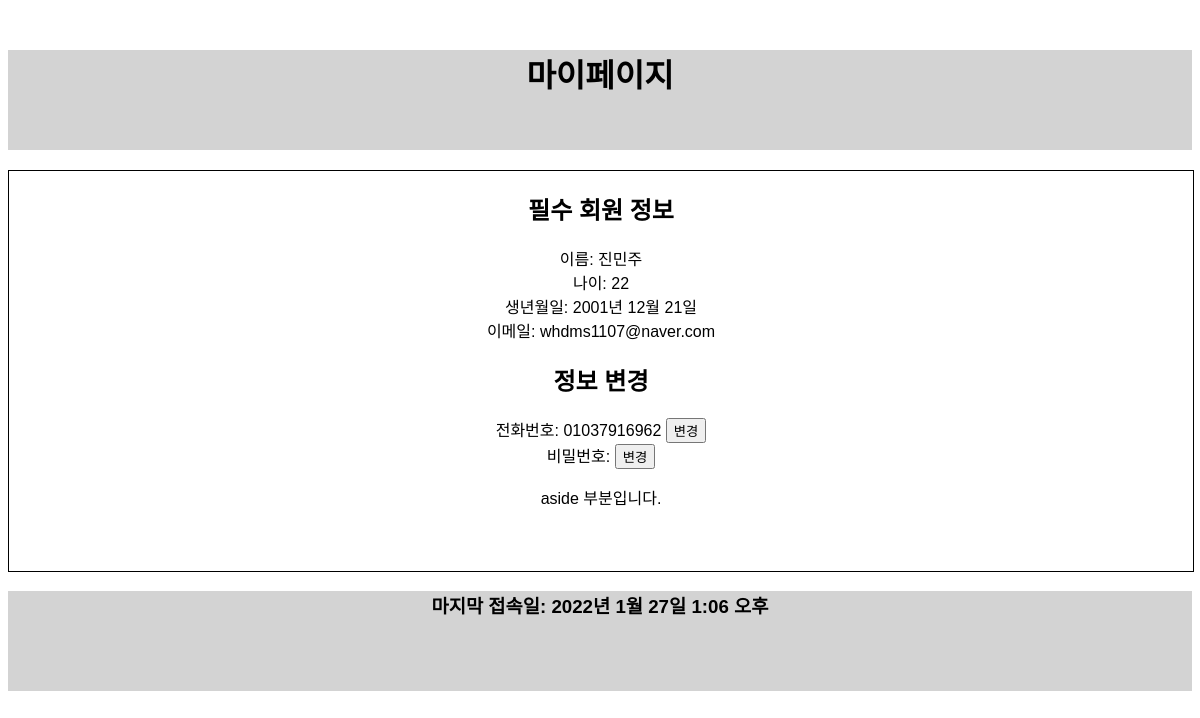
The page /userprofile/ (signed in) on the database as committed earlier.
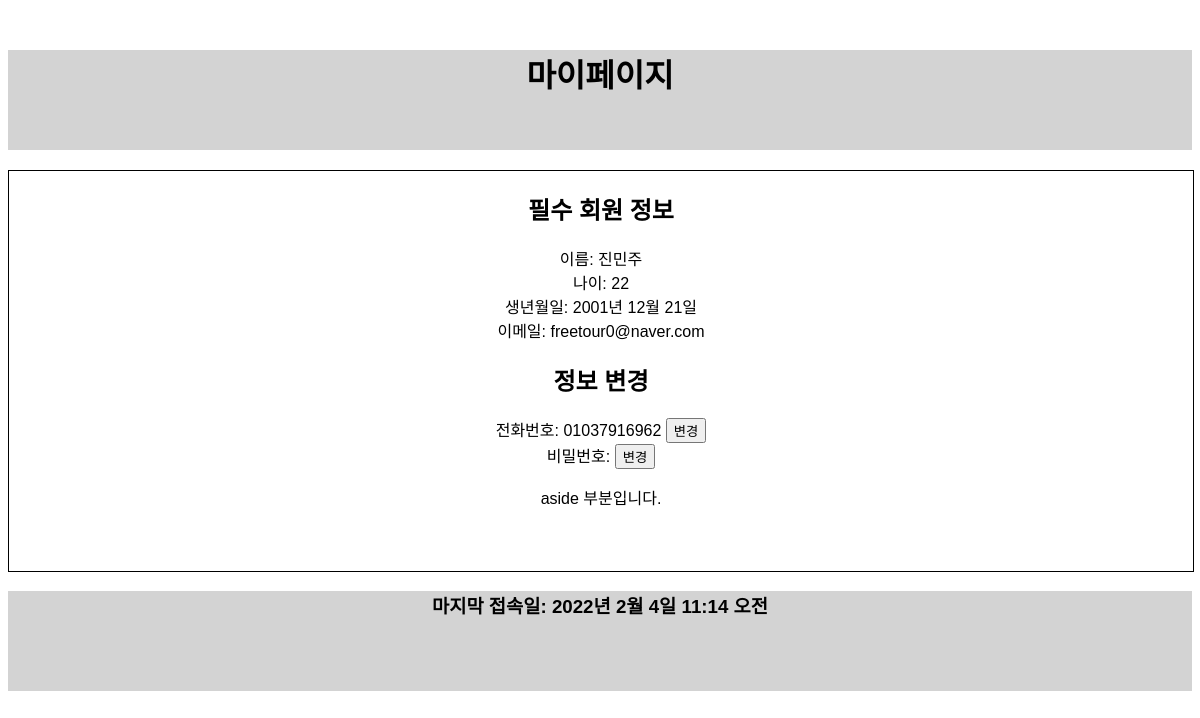
The same page on the database as committed later.
### Diary/models.py (models this page shows, shortened)
class User(AbstractBaseUser):
    email = models.EmailField(verbose_name='이메일', max_length=255, unique=True)
    date_of_birth = models.DateField(verbose_name="생년월일", null=False)
    phone_num = models.CharField(verbose_name="전화번호",null=True, validators=[RegexValidator(r'^\d{3}-\d{4}-\d{4}$')], max_length=13)
    age = models.PositiveIntegerField(default=0, null=False, blank=False)
    name = models.CharField(verbose_name="이름", max_length=10)
    is_active = models.BooleanField(default=True)
    is_admin = models.BooleanField(default=False)
    objects = UserManager()
    USERNAME_FIELD = 'email'
    REQUIRED_FIELDS = ['date_of_birth', 'name', 'phone_num']

### Diary/views.py (the view)
# urls.py: path('userprofile/', views.userprofile, name='userprofile')
def userprofile(request):
    user = request.user
    if user.is_authenticated:
        return render(request, 'user_profile.html')
    else:
        return redirect('logout')

### templates/user_profile.html (shortened to what this page needs)
<!DOCTYPE html>
{% load static %}
<link rel="stylesheet" href="{% static "style.css" %}">
<html lang="ko-kr">
<head>
</head>
<body>
<div class="profile">
    <header><h1>마이페이지</h1></header>
    <main>
        <section>
            <p><h2>필수 회원 정보</h2></p>
            <article>
                    이름: {{ user.name }}<br>
                    나이: {{ user.age }}<br>
                    생년월일: {{ user.date_of_birth}}<br>
                    이메일: {{ user.email }}<br>
            </article>
        </section>
        <section>
            <p><h2>정보 변경</h2></p>
                <article>
                    전화번호: {{ user.phone_num }}
                    <button class="re_phonenum_button" onclick="location.href={% url 're_phonenum' %}">변경</button><br>
                    비밀번호:
                    <button class="re_password_button" onclick="location.href={% url 're_password' %}">변경</button><br>
                </article>
        </section>
        <aside>
            <p>aside 부분입니다.</p>
        </aside>
        </main>
        <footer>
            <h3>마지막 접속일: {{ user.last_login }}</h3>
        </footer>
</div>
</body>
</html>

Rows that differ between the two databases and show on the page:
changed User "진민주": email "whdms1107@naver.com" → "freetour0@naver.com"; last_login "2022년 1월 27일 1:06 오후" → "2022년 2월 4일 11:14 오전"
